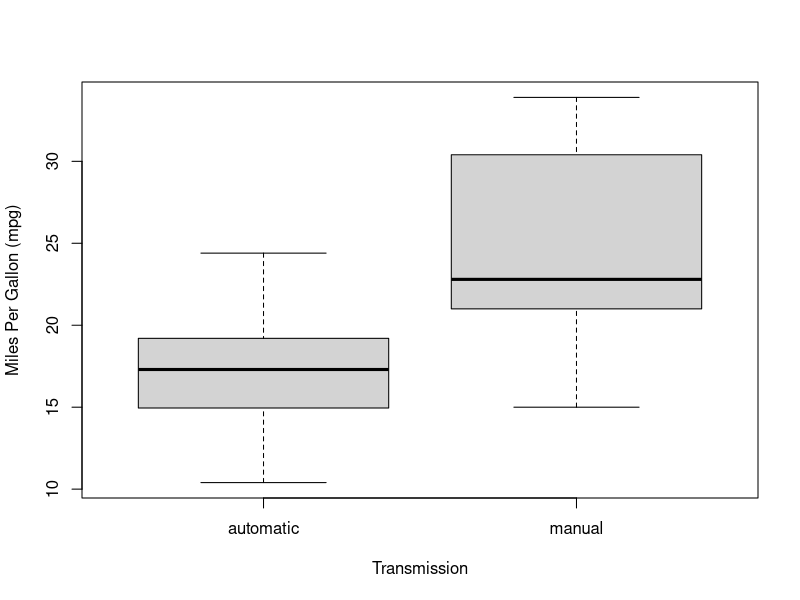
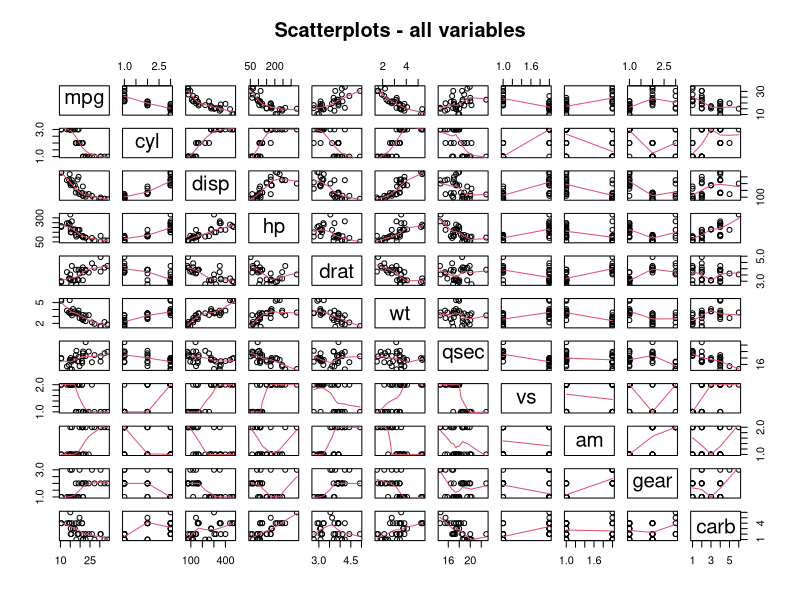
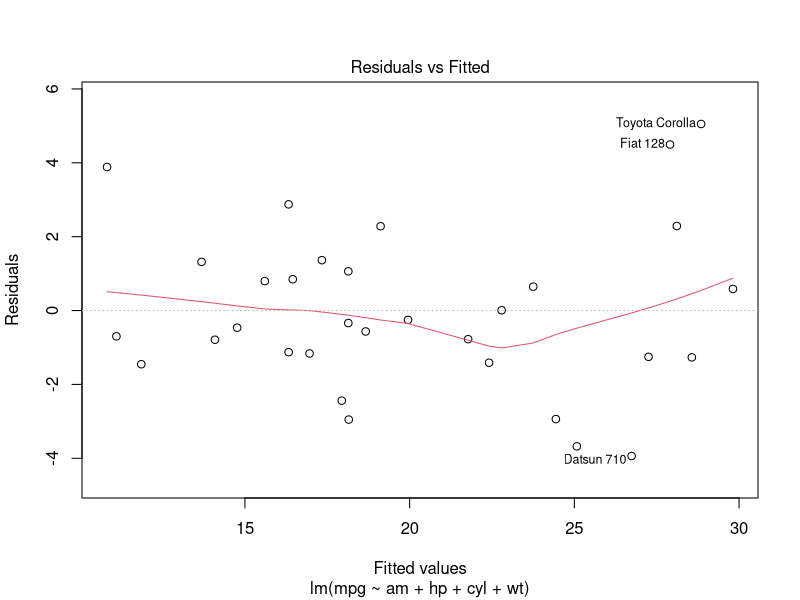

Write R code to recreate these figures, in order.
## ---- chunk 1
df<-mtcars
#s1 <- str(df)
h1 <- head(df)
## ---- chunk 2
df$cyl <- as.factor(df$cyl); df$am[df$am==0]<-"automatic"; df$am[df$am==1]<-"manual"
df$am <- as.factor(df$am) ; df$vs[df$vs==0]<-"v"
df$vs[df$vs==1]<-"straight" ; df$vs <- as.factor(df$vs)
df$gear <- as.factor(df$gear) ; df$carb <- as.factor(df$carb)
## ---- chunk 3
fit <- lm(mpg ~ am, data=df)
summary(fit)$coeff
## ---- chunk 4
fit1 <- lm(mpg ~ am, data=df)
fit2 <- update(fit1, mpg ~ am + hp)
fit3 <- update(fit1, mpg ~ am + hp + cyl)
fit4 <- update(fit1, mpg ~ am + hp + cyl + disp)
an1 <- anova(fit1, fit2, fit3, fit4)
## ---- chunk 5
fit3 <- update(fit1, mpg ~ am + hp + cyl)
fit5 <- update(fit1, mpg ~ am + hp + cyl + wt)
fit6 <- update(fit1, mpg ~ am + hp + cyl + wt + drat)
an2<- anova(fit3, fit5, fit6)
## ---- chunk 6
fit5 <- update(fit1, mpg ~ am + hp + cyl + wt)
fit7 <- update(fit1, mpg ~ am + hp + cyl + wt + qsec)
fit8 <- update(fit1, mpg ~ am + hp + cyl + wt + qsec + vs)
fit9 <- update(fit1, mpg ~ am + hp + cyl + wt + qsec + vs + gear)
fit10 <- update(fit1, mpg ~ am + hp + cyl + wt + qsec + vs + gear + carb)
an3<-anova(fit5, fit7, fit8, fit9, fit10)
## ---- chunk 7
summary(fit5)
#summary(fit5)$call
#summary(fit5)$coefficients
## ---- chunk 8
st5 <- shapiro.test(fit5$residuals)
mdfb5 <- apply(abs(dfbeta(fit5)),2,max)
coef5 <- summary(fit5)$coefficients[,1]
rat.mdfb5.coef5 <- mdfb5/coef5
## ---- chunk 9
fit21 <- lm (mpg ~ hp, data=df)
fit22 <- update(fit21, mpg ~ hp + wt)
fit23 <- update(fit21, mpg ~ hp + wt + am)
an4<-anova(fit21, fit22, fit23)
sfit22<-summary(fit22)
## ---- chunk 10
summary(fit22)$call
st22 <- shapiro.test(fit22$residuals)
mdfb22 <- apply(abs(dfbeta(fit22)),2,max)
coef22 <- summary(fit22)$coefficients[,1]
rat.mdfb22.coef22 <- mdfb22/coef22
## ---- chunk 11
plot(as.factor(df$am), df$mpg, xlab="Transmission", ylab ="Miles Per Gallon (mpg)")
## ---- chunk 12
pairs(df, panel = panel.smooth, main = "Scatterplots - all variables")
## ---- chunk 13
plot (fit5, which =1)
